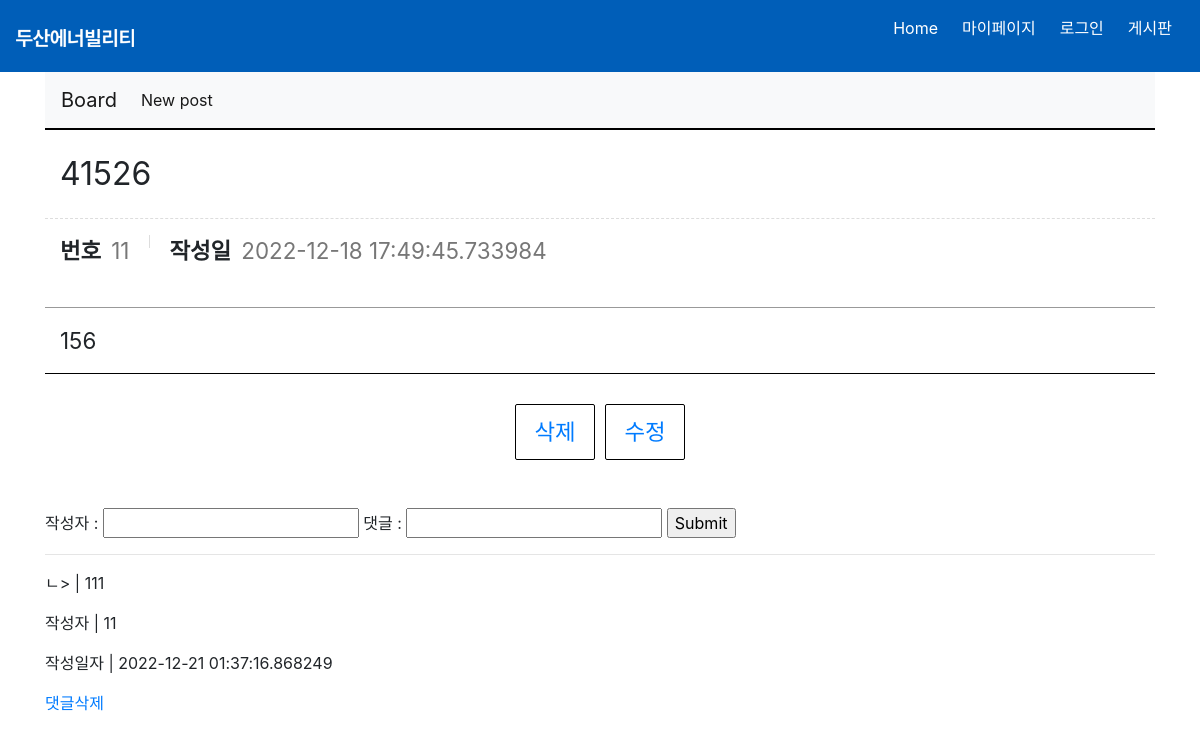
Page /posts/11 on the committed database.
### website/models.py (models this page shows, shortened)
class Post(db.Model):
    __tablename__ = "posts"
    id = db.Column(db.Integer, primary_key=True)
    title = db.Column(db.String, nullable=False)
    content = db.Column(db.String, nullable=False)
    created_at = db.Column(db.DateTime)
    comments = db.relationship('Comment',backref='post')

class Comment(db.Model):
    __tablename__ ='comments'
    id = db.Column(db.Integer, primary_key=True)
    content = db.Column(db.String)
    post_id = db.Column(db.Integer, db.ForeignKey('posts.id'))
    created_at = db.Column(db.DateTime)
    creator = db.Column(db.String)

### website/board_views.py (the view)
@board_views.route('/posts/<int:id>')
def read(id):
    post = Post.query.get(id)
    return render_template('board_read.html',post=post)

### website/templates/board_read.html
{% extends 'base2.html' %}
{% block body_block %}
    <div class="board_view_wrap">
        <div class="board_view">
            <div class="title">
                {{post.title}}
            </div>
            <div class="info">
                <dl>
                    <dt>번호</dt>
                    <dd>{{post.id}}</dd>
                </dl>
                <dl>
                    <dt>작성일</dt>
                    <dd>{{post.created_at}}</dd>
                </dl>
            </div>
            <div class="cont">
                {{post.content}}
            </div>
        </div>
        <div class="bt_wrap">
            <a href="/posts/{{post.id}}/delete">삭제</a>
            <a href="/posts/{{post.id}}/edit">수정</a>
        </div>
    </div>
    <br>
    <br>
    <form action="/posts/{{post.id}}/comments" method='POST'>
        작성자 : <input type="text" name="creator" />
        댓글 : <input type="text" name="content"/>
        <input type='submit'/>
    </form>
    {% for comment in post.comments %}
    <hr>
        <p>ㄴ> | {{comment.content}} </p>
        <p> 작성자 |   {{comment.creator}}</p>
        <p>작성일자 | {{comment.created_at}}</p>
        <a href="/comment/{{comment.id}}/delete">댓글삭제</a>
        <br>
    {% endfor %}
{% endblock %}

### website/static/css/style.css (style rules this page uses)
:root { --text-color:#ffffff; --background-color:#005eb8; --accent-color:rgb(255, 0, 0); }
body { margin:0; font-family: 'Noto Sans KR', sans-serif; }
a { text-decoration: none; color:white; }
.board_view { font-size: 10px; width:100%; border-top:2px solid #000; }
.board_view .title { padding: 20px 15px; border-bottom : 1px dashed #ddd; font-size :2rem; }
.board_view .info { padding:15px; border-bottom:1px solid #999; font-size: 0; }
.board_view .info dl { position: relative; display:inline-block; padding: 0 20px; }
.board_view .info dl:first-child { padding-left: 0; }
.board_view .info dl::before { content:""; position: absolute; top:1px; left:0; display:block; width : 1px; height:13px; background: #ddd; }
.board_view .info dl:first-child::before { display :none; }
.board_view .info dl dt, .board_view .info dl dd { display: inline-block; font-size: 1.4rem; }
.board_view .info dl dd { margin-left:10px; color:#777; }
.board_view .cont { padding:15px; border-bottom: 1px solid #000; line-height: 160%; font-size : 1.4rem; }
.bt_wrap { margin-top:30px; text-align: center; font-size: 0; }
.bt_wrap a { text-decoration: none; display: inline-block; min-width: 80px; margin-left:10px; padding: 10px; border:1px solid #000; border-radius:2px; font-size: 1.4rem; }
.bt_wrap a:first-child { margin-left:0; }

### rows in the picture
Post: title "41526", id "11", created_at "2022-12-18 17:49:45.733984", content "156"
Comment: content "111", creator "11", created_at "2022-12-21 01:37:16.868249"
